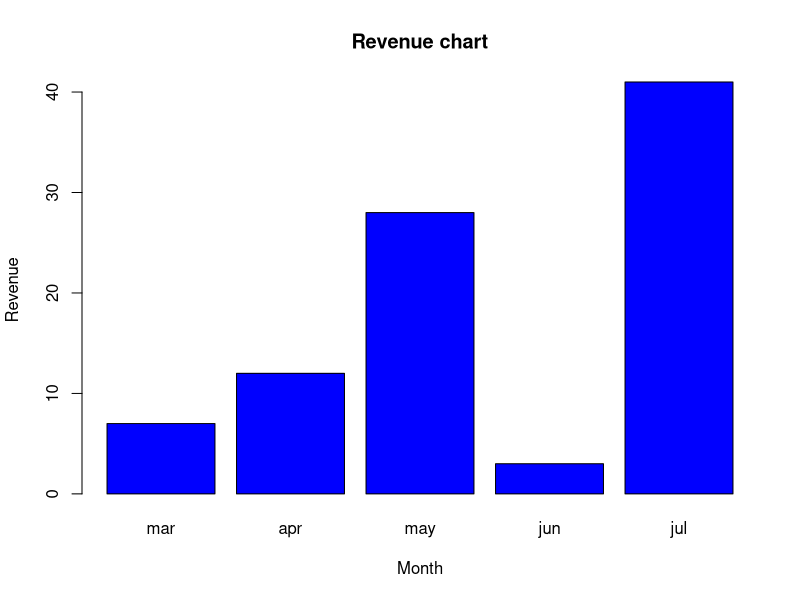

Reproduce this figure in R.
# Define the data
H <- c(7, 12, 28, 3, 41)
M <- c("mar", "apr", "may", "jun", "jul")

# Create a bar chart
barplot(H, names.arg = M, xlab = "Month", ylab = "Revenue",
        main = "Revenue chart", col = "blue")
